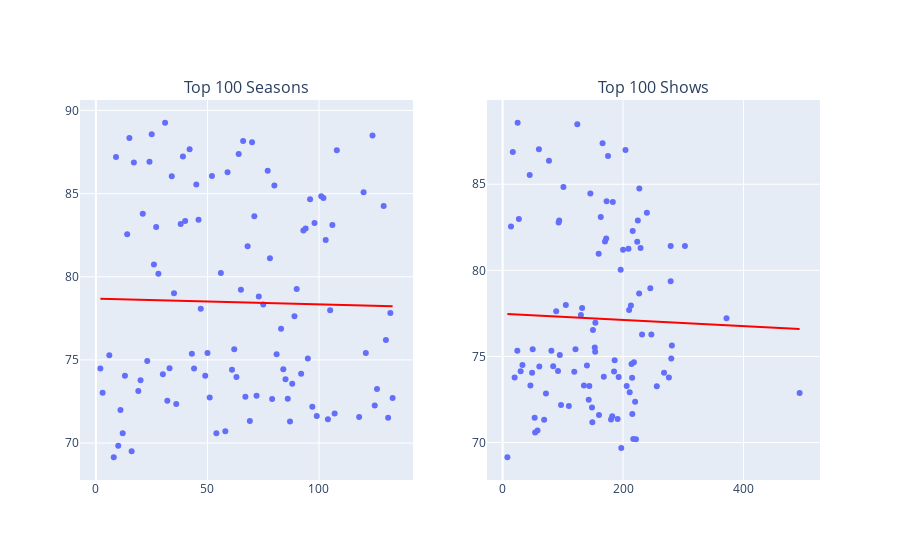

Here is the notebook cell this chart was saved with:
### Code cell
fig2 = make_subplots(rows=1, cols=2, subplot_titles=("Top 100 Seasons","Top 100 Shows"))

fig2.append_trace(list(px.scatter(df_merged_top, x='rank', y='user match',trendline = "ols",trendline_color_override="red", height = 350).select_traces())[0],
                           row=1, col=1)
fig2.append_trace(list(px.scatter(df_merged_top, x='rank', y='user match',trendline = "ols",trendline_color_override="red", height = 350).select_traces())[1],
                           row=1, col=1)
fig2.append_trace(list(px.scatter(df_grouped_top, x='rank', y='user match',trendline = "ols",trendline_color_override="red", height = 350).select_traces())[0],
                           row=1, col=2)
fig2.append_trace(list(px.scatter(df_grouped_top, x='rank', y='user match',trendline = "ols",trendline_color_override="red", height = 350).select_traces())[1],
                           row=1, col=2)
fig2.show()
